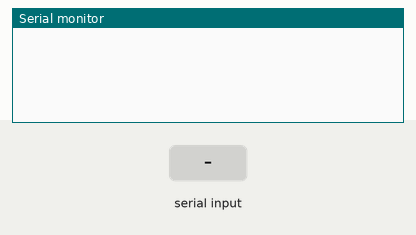
Bench run of a sketch on a simulated Arduino Uno, built with avr-gcc and run on an emulated ATmega328P. On the bench: the last lines printed to the serial monitor. Inputs (shaded band) come from the test bench. EEPROM starts erased.

Above: at 1.2 s.
1.3 s: "write 1\n" received over Serial
At 3.5 s:
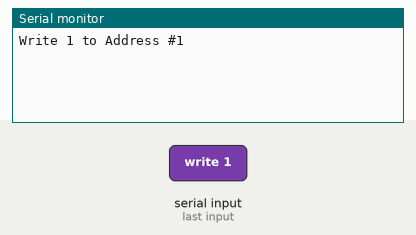
3.8 s: "read 1\n" received over Serial
At 5.5 s:
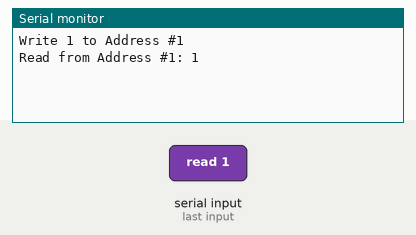
6.3 s: "90 45 200\n" received over Serial
At 8.7 s:
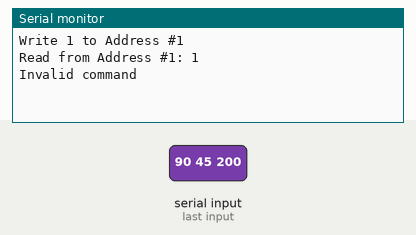

Measured:
- after the input at 1.3 s, the serial monitor: prints a new line after 1.0 s (image 1)
- after the input at 3.8 s, the serial monitor: prints a new line after 1.0 s (image 2)
- after the input at 6.3 s, the serial monitor: prints a new line after 1.0 s (image 3)

The sketch:

C3W3_Assignment.ino
```cpp
#include <EEPROM.h>

void setup() {

  Serial.begin(9600);

}

void loop()
{
  String buffer = "";
  String command = "";
  int address = 0;
  int value = 0;

  if (Serial.available() > 0) {
    // read the incoming byte:
    buffer =  Serial.readString();
    command = buffer.substring(0, buffer.indexOf(' '));

    if (command == "write"){
      buffer = buffer.substring(buffer.indexOf(' ') + 1);
      address = buffer.substring(0, buffer.indexOf(' ')).toInt();
      value = buffer.substring(buffer.indexOf(' ') + 1).toInt();

      Serial.print("Write ");
      Serial.print(value);
      Serial.print(" to Address #");
      Serial.println(address);
      EEPROM.write(address, value);
    }
    else if (command == "read"){
      Serial.print("Read from Address #");
      address = buffer.substring(buffer.indexOf(' ') + 1).toInt();
      Serial.print(address);
      Serial.print(": ");
      Serial.println(EEPROM.read(address));
    }
    else {
      Serial.println("Invalid command");
    }
  }
}
```
